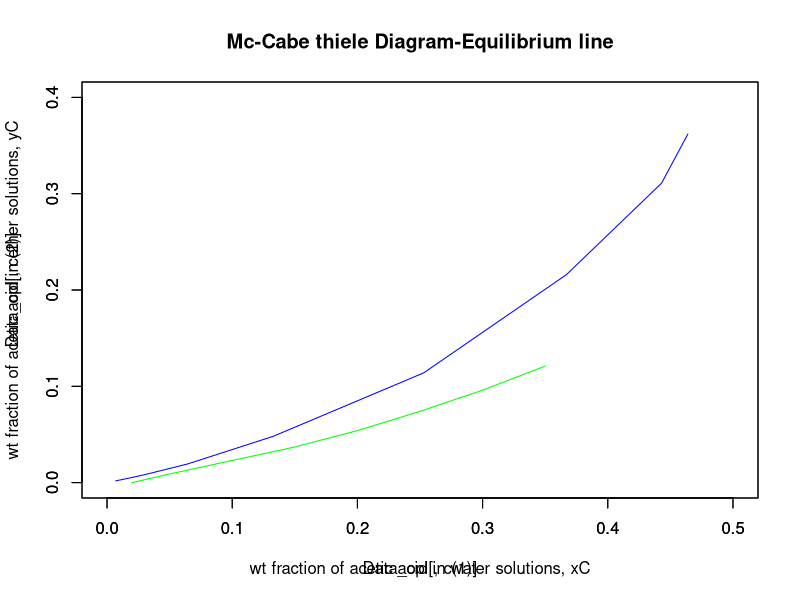

Write the R code that produced this figure.
#page:439
fd = 1000
xCf = 0.35
xAf = 1-xCf
xAr = 0.02 
yCs = 0 

xCMmin = 0.144
Smin = fd*(xCMmin-xCf)/(yCs-xCMmin)

print(round(Smin))

S = 1.6*Smin
xCM = (fd*xCf+S*yCs)/(fd+S)

x = c(0.0069,0.0018,0.0141,0.0037,0.0289,0.0079,0.0642,0.0193,0.1330,0.0482,0.2530,0.1140,0.3670,0.2160,0.4430,0.3110,0.4640,0.3620)

Data_eqml = matrix(ncol = 2, data = x,byrow = TRUE)

y = c(0.02,0,0.05,0.009,0.1,0.023,0.15,0.037,0.20,0.054,0.25,0.074,0.30,0.096,0.35,0.121)

Data_opl = matrix(ncol = 2, data = y,byrow = TRUE)

a1=plot(Data_eqml[ ,c(1)],col = 'blue',Data_eqml[ ,c(2)],type = 'l',main = 'Mc-Cabe thiele Diagram-Equilibrium line',xlab = "wt fraction of acetic acid in water solutions, xC",ylab = "wt fraction of acetic acid in ether solutions, yC",ylim = c(0.00,0.40),xlim = c(0.0,0.5))
par(new = TRUE)
a2=plot(Data_opl[ ,c(1)],col = 'green',Data_opl[ ,c(2)],type = 'l',ylim = c(0.00,0.40),xlim = c(0.0,0.5)) 

N = 8  

print(N)
